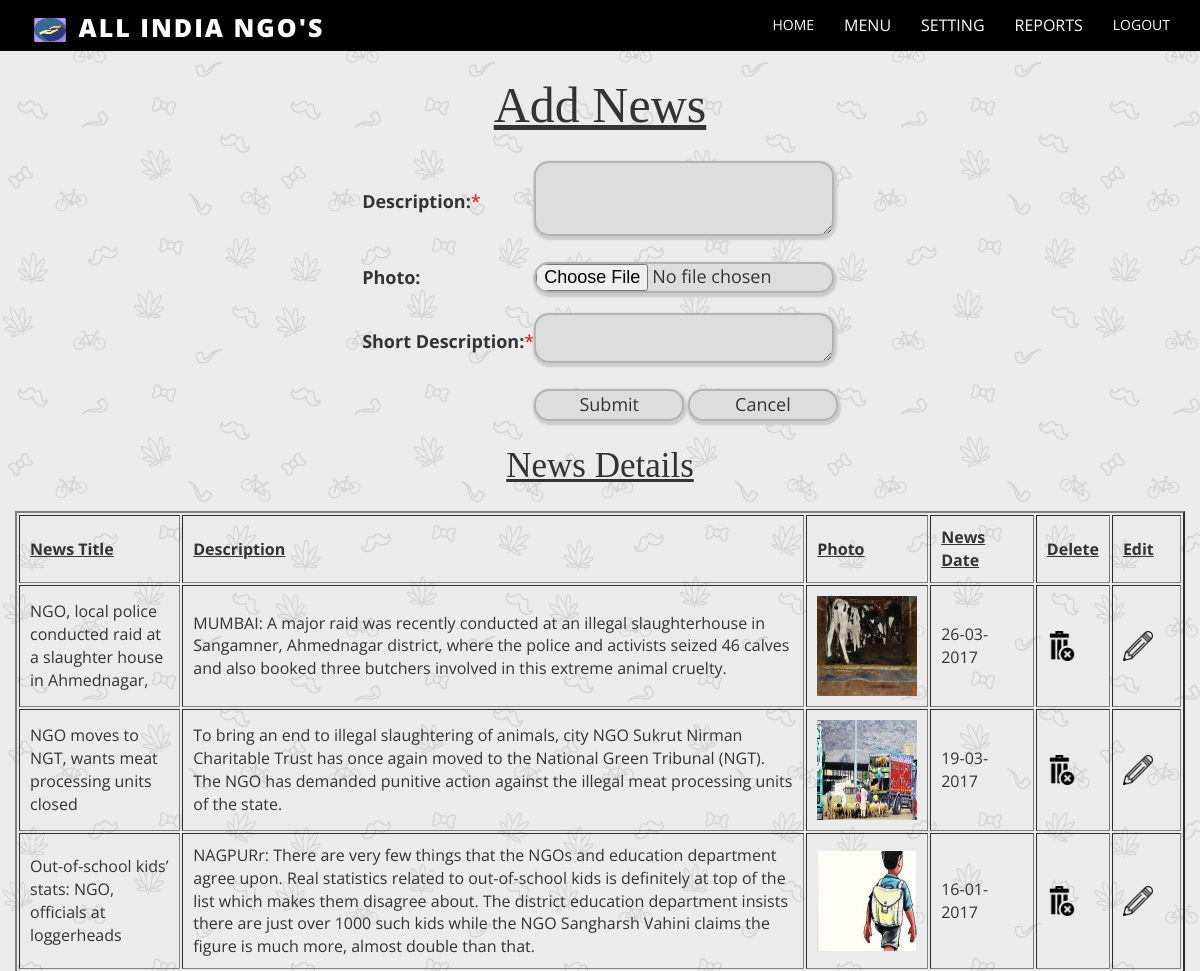
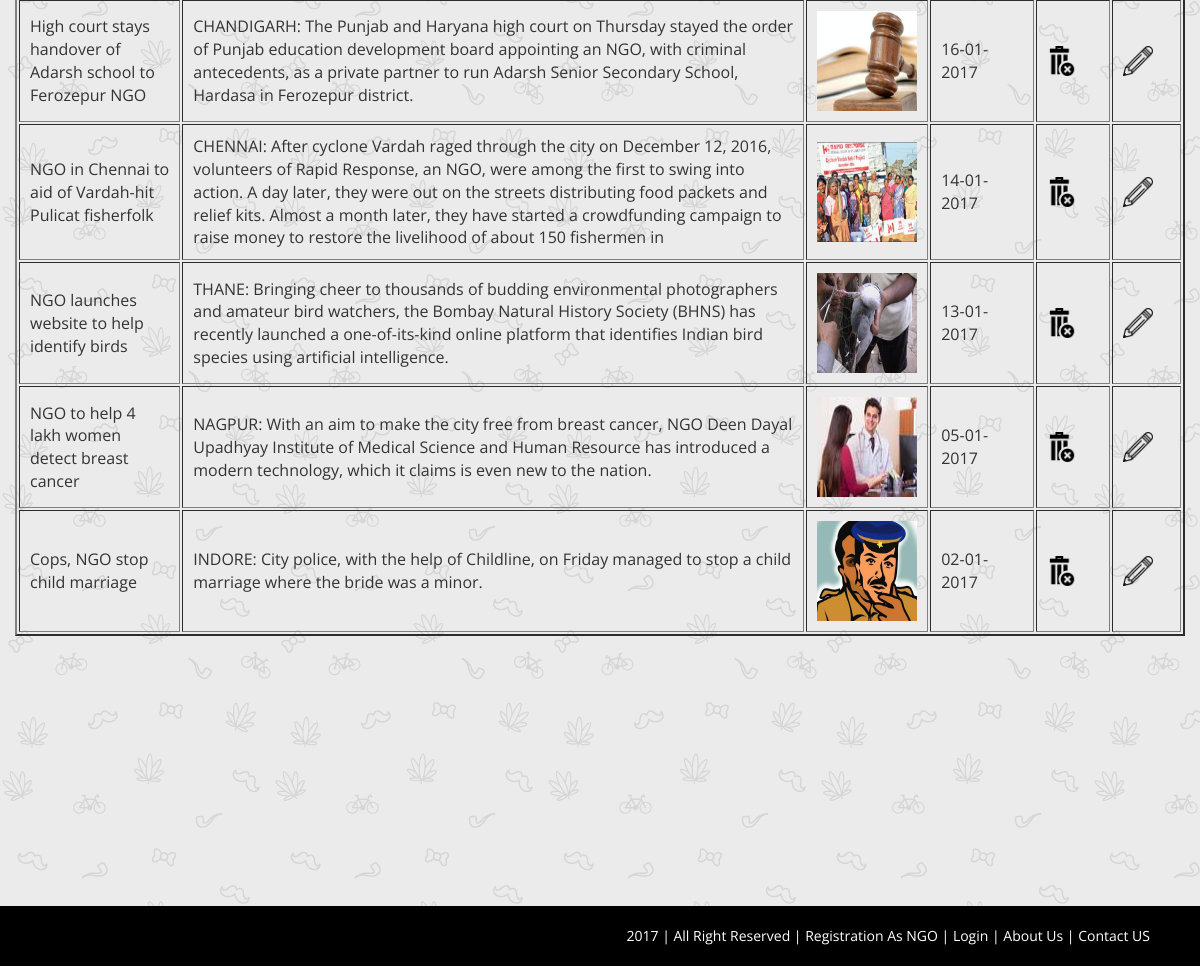
/project/news.php, run on the app's committed database (2 pictures, top to bottom).
### tables this page shows
CREATE TABLE IF NOT EXISTS `news_table` (
  `newsid` int(10) NOT NULL AUTO_INCREMENT,
  `short_desc` varchar(100) NOT NULL,
  `description` varchar(500) NOT NULL,
  `NGOid` int(10) NOT NULL,
  `photo` varchar(200) NOT NULL,
  `newsdate` date NOT NULL,
  PRIMARY KEY (`newsid`)
);

### project/news.php (the view, shortened to what this page needs)
<?php
	include("adminheader.php");
?>
<center>
<form action="addnews.php" onsubmit="return check();" method="post" name="f1" enctype="multipart/form-data">
<span class ="header">Add News</span><br><br>
<table>
<tr>
	<td style="font-size:18px"><b>Description:</b><span style="color:red">*</td>
	<td style="padding=5px"><textarea rows="5"class="tbox" cols="25" name="t1" style="width:300px;height:75px"></textarea>
	</td>
</tr>
<tr>
<td><br></td>
</tr>
<tr>
	<td style="font-size:18px"><b>Photo:</b></td>
	<td style="padding=5px"><input type="file" class="tbox" name="i1" style="width:300px;height=90px"></td>
 </tr>
<tr>
<td><br></td>
</tr>
<tr>
	<td style="font-size:18px"><b>Short Description:</b><span style="color:red">*</td>
	<td style="padding=5px"><textarea rows="3" class="tbox" cols="25" name="t3" style="width:300px;height:50px"></textarea>
<span id="d3" class="error"></span><br>
	</td>
</tr>
<tr>
<td><br></td>
</tr>
<tr>
	<td>&nbsp;</td>
	<td><input type="submit" value="Submit" class="tbox" name="b1" style="width:150px">
	<input type="reset" value="Cancel" name="b2" class="tbox" style="width:150px"><br></td>
</tr>
<td><br></td>
</table>
</form>
<?php
	include("dbconnection.php");
	$rs=$obj->query("select *From news_table order by newsdate desc");
?>
<span class ="table">News Details</span>
<br>
<br>
<table class="tbl" border=2>
<tr>
	<td style="padding:10px;font-size:16px"><b><u>News Title</u></b></td>
	<td style="padding:10px;font-size:16px"><b><u>Description</u></b></td>
	<td style="padding:10px;font-size:16px"><b><u>Photo</u></b></td>
	<td style="padding:10px;font-size:16px"><b><u>News Date</u></b></td>
	<td style="padding:10px;font-size:16px"><b><u>Delete</u></b></td>
	<td style="padding:10px;font-size:16px"><b><u>Edit</u></b></td>
</tr>
	<?php
		while($db=$rs->fetch())
		{
	?>
	<tr>
				<td style="padding:10px;font-size:16px" width="14%"><?php echo $db["short_desc"]; ?></td>
				<td style="padding:10px;font-size:16px"><?php echo $db["description"]; ?></td>
				<td style="padding:10px;font-size:16px"><img src='<?php echo $db["photo"]; ?>' height=100 width=100></td>
<td style="padding:10px;font-size:16px" width="9%"><?php $org=$db["newsdate"]; echo date("d-m-Y", strtotime($org)) ?></td>
				<td style="padding:10px;font-size:16px" width="6%"><a href='deletenews.php?x=<?php echo $db["newsid"]; ?>' onclick="return confirm('You sure you want to delete?'); "><img src="image\delete.png"  height=30 width=30></a></td>
				<td style="padding:10px;font-size:16px" width="6%"><a href='editnews.php?x=<?php echo $db["newsid"]; ?>' onclick="return confirm('You sure you want to edit?'); "><img src="image\edit.png"  height=30 width=30></a></td>
			</tr>
	<?php
	   }
	?>
</table>
<?php
	include("adminfooter.php");
?></center>

### project/news.php (style rules this page uses)
.header { color:dark grey; font-family:bookman old style; font-size:50px; text-decoration:underline; }
.table { color:dark grey; font-family:bookman old style; font-size:35px; text-decoration:underline; }
.tbox { border:2px solid #b3b3b3; font-size:18px; background:#dddddd; width:200px; border-radius:15px; -moz-border-radius:25px; -moz-box-shadow:1px 1px 1px #ccc; -webkit-box-shadow: 1px 1px 1px 1px #ccc; box-shadow: 1px 2px 2px 2px #ccc; }
.tbl { border-collapse: separate; border-spacing: 2px 2px; border-color:dark grey; }

### data on the page
news_table: short_desc "NGO, local police conducted raid at a slaughter house in Ahmednagar,", description "MUMBAI: A major raid was recently conducted at an illegal slaughterhouse in Sangamner, Ahmednagar district, where the police and activists seized 46 calves and also booked three butchers involved in this extreme animal cruelty.", photo (picture), newsdate "26-03-2017"
news_table: short_desc "NGO moves to NGT, wants meat processing units closed", description "To bring an end to illegal slaughtering of animals, city NGO Sukrut Nirman Charitable Trust has once again moved to the National Green Tribunal (NGT). The NGO has demanded punitive action against the illegal meat processing units of the state.", photo (picture), newsdate "19-03-2017"
news_table: short_desc "Out-of-school kids’ stats: NGO, officials at loggerheads", description "NAGPURr: There are very few things that the NGOs and education department agree upon. Real statistics related to out-of-school kids is definitely at top of the list which makes them disagree about. The district education department insists there are just over 1000 such kids while the NGO Sangharsh Vahini claims the figure is much more, almost double than that.", photo (picture), newsdate "16-01-2017"
news_table: short_desc "High court stays handover of Adarsh school to Ferozepur NGO", description "CHANDIGARH: The Punjab and Haryana high court on Thursday stayed the order of Punjab education development board appointing an NGO, with criminal antecedents, as a private partner to run Adarsh Senior Secondary School, Hardasa in Ferozepur district.", photo (picture), newsdate "16-01-2017"
news_table: short_desc "NGO in Chennai to aid of Vardah-hit Pulicat fisherfolk", description "CHENNAI: After cyclone Vardah raged through the city on December 12, 2016, volunteers of Rapid Response, an NGO, were among the first to swing into action. A day later, they were out on the streets distributing food packets and relief kits. Almost a month later, they have started a crowdfunding campaign to raise money to restore the livelihood of about 150 fishermen in", photo (picture), newsdate "14-01-2017"
news_table: short_desc "NGO launches website to help identify birds", description "THANE: Bringing cheer to thousands of budding environmental photographers and amateur bird watchers, the Bombay Natural History Society (BHNS) has recently launched a one-of-its-kind online platform that identifies Indian bird species using artificial intelligence.", photo (picture), newsdate "13-01-2017"
news_table: short_desc "NGO to help 4 lakh women detect breast cancer", description "NAGPUR: With an aim to make the city free from breast cancer, NGO Deen Dayal Upadhyay Institute of Medical Science and Human Resource has introduced a modern technology, which it claims is even new to the nation.", photo (picture), newsdate "05-01-2017"
news_table: short_desc "Cops, NGO stop child marriage", description "INDORE: City police, with the help of Childline, on Friday managed to stop a child marriage where the bride was a minor.", photo (picture), newsdate "02-01-2017"
